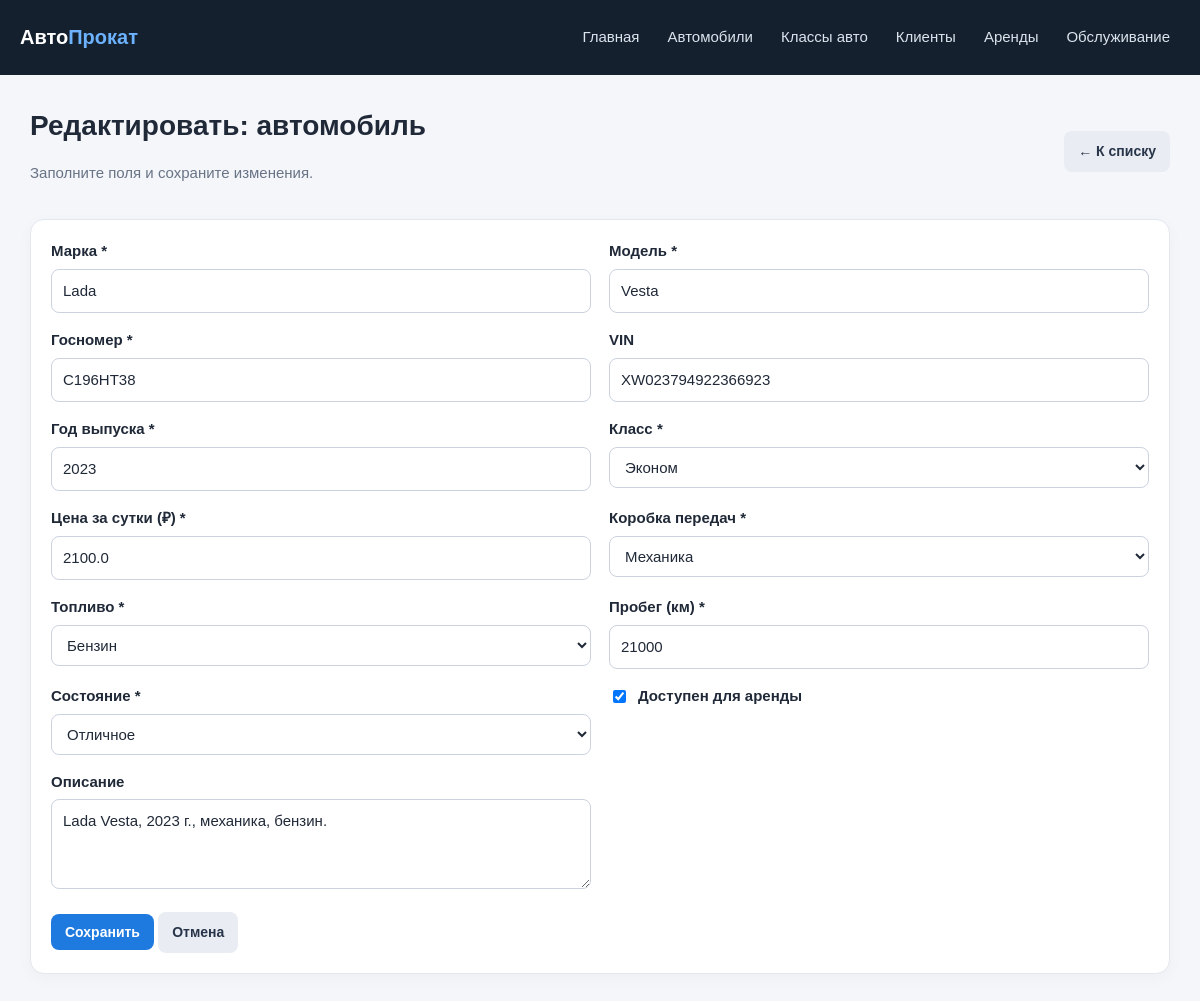
The page /cars/2/edit on the database its author committed.
### tables this page shows
CREATE TABLE cars (
    id INTEGER PRIMARY KEY AUTOINCREMENT,
    brand TEXT NOT NULL,
    model TEXT NOT NULL,
    plate_number TEXT NOT NULL UNIQUE,
    vin TEXT NOT NULL DEFAULT '',
    year INTEGER NOT NULL CHECK(year BETWEEN 1950 AND 2100),
    category_id INTEGER NOT NULL REFERENCES categories(id) ON DELETE RESTRICT,
    daily_rate REAL NOT NULL CHECK(daily_rate >= 0),
    transmission TEXT NOT NULL DEFAULT 'Автомат',
    fuel TEXT NOT NULL DEFAULT 'Бензин',
    mileage INTEGER NOT NULL DEFAULT 0 CHECK(mileage >= 0),
    condition TEXT NOT NULL DEFAULT 'Хорошее',
    available INTEGER NOT NULL DEFAULT 1,
    description TEXT NOT NULL DEFAULT ''
);

CREATE TABLE categories (
    id INTEGER PRIMARY KEY AUTOINCREMENT,
    name TEXT NOT NULL UNIQUE,
    description TEXT NOT NULL DEFAULT ''
);

### app.py (the view, shortened to what this page needs)
@app.route("/<entity>/<int:record_id>/edit", methods=["GET", "POST"])
def edit_record(entity, record_id):
    config = entity_or_404(entity)
    record = get_record(entity, record_id)
    fields = decorate_fields(entity)
    return render_template("form.html", entity=entity, config=config, fields=fields,
                           record=record, heading=f"Редактировать: {config['singular']}")

### app.py (called while the page is built)
def get_db():
    db_path = Path(app.config["DATABASE"])
    db_path.parent.mkdir(parents=True, exist_ok=True)
    conn = sqlite3.connect(db_path)
    conn.row_factory = sqlite3.Row
    conn.execute("PRAGMA foreign_keys = ON")
    return conn

def entity_or_404(entity):
    if entity not in ENTITIES:
        abort(404)
    return ENTITIES[entity]

def reference_options(field):
    ref = field.get("ref")
    if not ref:
        return []
    with get_db() as conn:
        if ref == "categories":
            rows = conn.execute("SELECT id, name AS label FROM categories ORDER BY name").fetchall()
        elif ref == "cars":
            rows = conn.execute("SELECT id, brand || ' ' || model || ' (' || plate_number || ')' AS label FROM cars ORDER BY brand, model").fetchall()
        elif ref == "customers":
            rows = conn.execute("SELECT id, full_name AS label FROM customers ORDER BY full_name").fetchall()
        else:
            rows = []
    return rows

def decorate_fields(entity):
    config = ENTITIES[entity]
    result = []
    for original in config["fields"]:
        field = dict(original)
        if field["type"] == "select":
            field["options_data"] = reference_options(field)
        result.append(field)
    return result

def get_record(entity, record_id):
    table = ENTITIES[entity]["table"]
    with get_db() as conn:
        row = conn.execute(f"SELECT * FROM {table} WHERE id=?", (record_id,)).fetchone()
    if row is None:
        abort(404)
    return row

### templates/form.html (shortened to what this page needs)
{% extends "base.html" %}
{% block content %}
<div class="page-head"><div><h1>{{ heading }}</h1><p class="muted">Заполните поля и сохраните изменения.</p></div><a class="btn secondary" href="{{ url_for('list_records', entity=entity) }}">← К списку</a></div>
<div class="panel">
<form method="post">
  <div class="form-grid">
  {% for field in fields %}
    <div class="field">
      {% if field.type == 'checkbox' %}
        <label class="checkrow"><input type="checkbox" name="{{ field.name }}" {% if record and record[field.name] %}checked{% elif not record and field.name == 'available' %}checked{% endif %}> {{ field.label }}</label>
      {% else %}
        <label for="{{ field.name }}">{{ field.label }}{% if field.required %} *{% endif %}</label>
        {% if field.type == 'select' %}
          <select id="{{ field.name }}" name="{{ field.name }}" {% if field.required %}required{% endif %}>
            {% for option in field.options_data %}<option value="{{ option.id }}" {% if record and record[field.name] == option.id %}selected{% elif request.form.get(field.name, '') == option.id|string %}selected{% endif %}>{{ option.label }}</option>{% endfor %}
          </select>
        {% elif field.type == 'select_values' %}
          <select id="{{ field.name }}" name="{{ field.name }}" {% if field.required %}required{% endif %}>
            {% for option in field.options %}<option value="{{ option }}" {% if record and record[field.name] == option %}selected{% elif request.form.get(field.name) == option %}selected{% endif %}>{{ option }}</option>{% endfor %}
          </select>
        {% elif field.type == 'textarea' %}
          <textarea id="{{ field.name }}" name="{{ field.name }}" {% if field.required %}required{% endif %}>{{ request.form.get(field.name, record[field.name] if record else '') }}</textarea>
        {% else %}
          <input id="{{ field.name }}" name="{{ field.name }}" type="{{ field.type }}" value="{{ request.form.get(field.name, record[field.name] if record else '') }}" {% if field.required %}required{% endif %} {% if field.step %}step="{{ field.step }}"{% elif field.integer %}step="1"{% endif %} {% if field.type == 'number' %}min="0"{% endif %}>
        {% endif %}
      {% endif %}
    </div>
  {% endfor %}
  </div>
  <button class="btn" type="submit">Сохранить</button>
  <a class="btn secondary" href="{{ url_for('list_records', entity=entity) }}">Отмена</a>
</form>
</div>
{% endblock %}

### static/style.css (style rules this page uses)
:root { --bg: #f4f6f9; --panel: #ffffff; --text: #202938; --muted: #687386; --accent: #1f7ae0; --line: #e3e8ef; --danger: #b42318; }
* { box-sizing: border-box; }
body { margin: 0; background: var(--bg); color: var(--text); font: 15px/1.5 Arial, Helvetica, sans-serif; }
.page-head { display: flex; align-items: center; justify-content: space-between; gap: 15px; flex-wrap: wrap; margin-bottom: 20px; }
h1 { margin: 0; font-size: 28px; }
.muted { color: var(--muted); }
.btn { display: inline-block; border: 0; border-radius: 8px; padding: 10px 14px; background: var(--accent); color: #ffffff; text-decoration: none; font-weight: 700; cursor: pointer; font-size: 14px; transition: filter 0.15s ease, transform 0.15s ease; }
.btn.secondary { background: #e9edf3; color: #273449; }
.panel { background: var(--panel); border: 1px solid var(--line); border-radius: 14px; padding: 20px; box-shadow: 0 4px 16px #14202e08; }
input, select, textarea { width: 100%; border: 1px solid #cbd3df; border-radius: 8px; padding: 10px 11px; background: #ffffff; color: var(--text); font: inherit; }
textarea { min-height: 90px; resize: vertical; }
label { display: block; font-weight: 700; margin-bottom: 6px; }
.field { margin-bottom: 16px; }
.checkrow { display: flex; gap: 9px; align-items: center; }
.checkrow input { width: auto; }
.form-grid { display: grid; grid-template-columns: repeat(2, minmax(0, 1fr)); gap: 0 18px; }

### templates/base.html (style rules this page uses)
:root { --bg: #f4f6f9; --panel: #fff; --text: #202938; --muted: #687386; --accent: #1f7ae0; --line: #e3e8ef; --danger: #b42318 }
* { box-sizing: border-box }
body { margin: 0; background: var(--bg); color: var(--text); font: 15px/1.5 Arial, Helvetica, sans-serif }
.page-head { display: flex; align-items: center; justify-content: space-between; gap: 15px; flex-wrap: wrap; margin-bottom: 20px }
h1 { margin: 0; font-size: 28px }
.muted { color: var(--muted) }
.btn { display: inline-block; border: 0; border-radius: 8px; padding: 10px 14px; background: var(--accent); color: #ffffff; text-decoration: none; font-weight: 700; cursor: pointer; font-size: 14px }
.btn.secondary { background: #e9edf3; color: #273449 }
.panel { background: var(--panel); border: 1px solid var(--line); border-radius: 14px; padding: 20px; box-shadow: 0 4px 16px #14202e08 }
input, select, textarea { width: 100%; border: 1px solid #cbd3df; border-radius: 8px; padding: 10px 11px; background: white; color: var(--text); font: inherit }
textarea { min-height: 90px; resize: vertical }
label { display: block; font-weight: 700; margin-bottom: 6px }
.field { margin-bottom: 16px }
.checkrow { display: flex; gap: 9px; align-items: center }
.checkrow input { width: auto }
.form-grid { display: grid; grid-template-columns: repeat(2, minmax(0, 1fr)); gap: 0 18px }

### rows shown on the page
cars: brand "Lada" "Vesta" "C196HT38" "XW023794922366923" "2023" "2100.0" "21000", category_id "Эконом", transmission "Механика" "Бензин" "Отличное", available "☑", description "Lada Vesta, 2023 г., механика, бензин."

### other values the page prints
{{ heading }} "Редактировать: автомобиль"
{{ field.label }} "Марка" "Модель" "Госномер" "VIN" "Год выпуска" "Класс" "Цена за сутки (₽)" "Коробка передач" "Топливо" "Пробег (км)" "Состояние" "Описание"
{{ field.label }} "Доступен для аренды"
